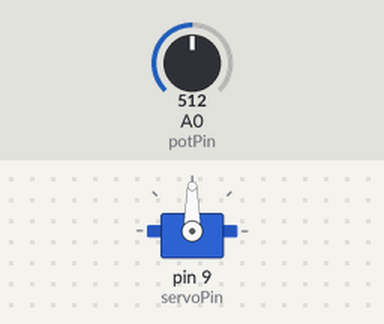
Simulated run of this sketch. Board: Arduino Uno, built with avr-gcc and run on an emulated ATmega328P. Shown: servo. The test bench sets the inputs (shaded band); at power-on: A0 (potPin) = 512.

Above: at 1.2 s.
1.3 s: A0 (potPin) set to 716
At 2.3 s:
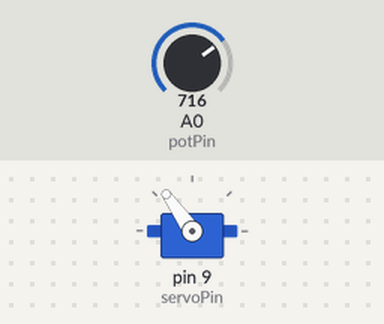
2.8 s: A0 (potPin) set to 900
At 3.1 s:
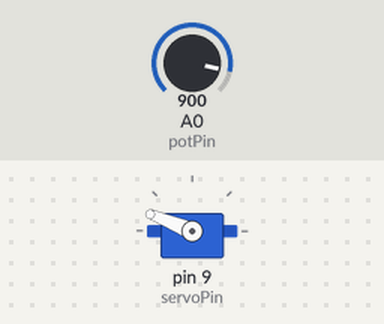
4.3 s: A0 (potPin) set to 1023
At 5.5 s:
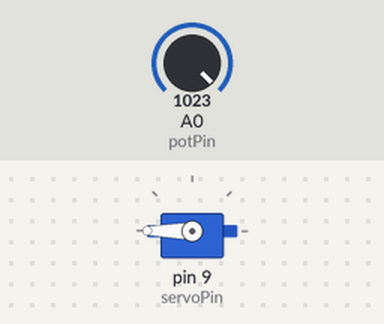
5.8 s: A0 (potPin) set to 306
At 6.6 s:
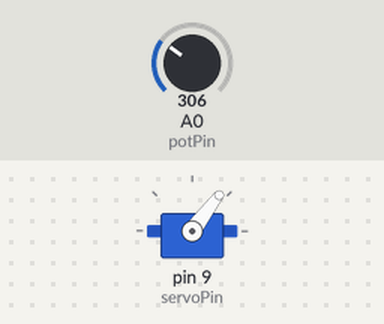
7.3 s: A0 (potPin) set to 122
At 8.0 s:
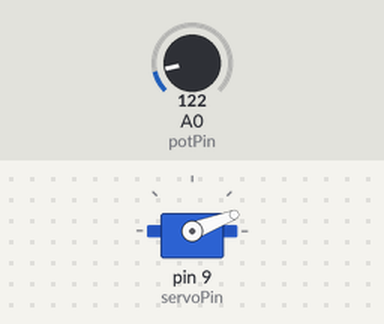
Timing chart, 0 to 9.8 s (numbered marks = the images above; inputs shaded):
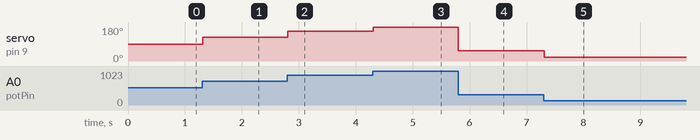

The sketch:

ServoReadPot.ino
```cpp
/*
  Example sketch ServoReadPot.ino version 7.01.
  From Kjell & Company's book "Hur funkar Arduino?" version 7.01.
  From Kjell & Company's book "Hvordan virker Arduino?" version 7.01.

  This code is in the public domain.
*/


// Include the servo library
#include <Servo.h>

// Create a new servo object
Servo pointer;

// Declare constants for input and output
const byte potPin = A0;
const byte servoPin = 9;

int pos;

void setup() {

  // Attach the servo on pin 9 to the servo object
  pointer.attach(servoPin);
  pinMode(potPin, INPUT);
}

void loop() {

  // Read potentiometer value and map scale
  pos = map(analogRead(potPin), 0, 1023, 0, 180);

  // Move servo
  pointer.write(pos);
  delay(15);
}
```

Measured:
- after the input at 1.3 s, servo on pin 9 (servoPin): 90° → 125° at once
- after the input at 2.8 s, servo on pin 9 (servoPin): 125° → 158° at once
- after the input at 4.3 s, servo on pin 9 (servoPin): 158° → 180° at once
- after the input at 5.8 s, servo on pin 9 (servoPin): 180° → 53° at once
- after the input at 7.3 s, servo on pin 9 (servoPin): 53° → 21° at once
